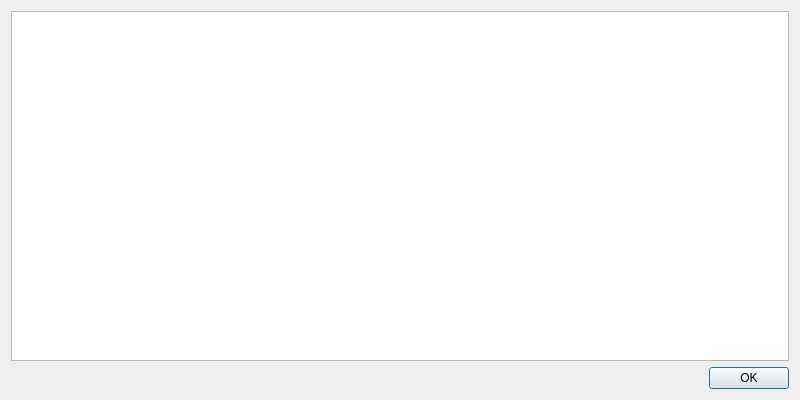
<?xml version="1.0" encoding="UTF-8"?>
<ui version="4.0">
 <class>DatabaseErrorDialog</class>
 <widget class="QDialog" name="DatabaseErrorDialog">
  <property name="geometry">
   <rect>
    <x>0</x>
    <y>0</y>
    <width>800</width>
    <height>400</height>
   </rect>
  </property>
  <property name="windowTitle">
   <string>Little Navmap - Load Scenery Library Errors</string>
  </property>
  <layout class="QVBoxLayout" name="verticalLayout">
   <item>
    <widget class="QTextBrowser" name="textBrowserDatabaseErrors">
     <property name="textInteractionFlags">
      <set>Qt::TextBrowserInteraction</set>
     </property>
     <property name="openExternalLinks">
      <bool>false</bool>
     </property>
     <property name="openLinks">
      <bool>false</bool>
     </property>
    </widget>
   </item>
   <item>
    <widget class="QDialogButtonBox" name="buttonBoxDatabaseErrors">
     <property name="orientation">
      <enum>Qt::Horizontal</enum>
     </property>
     <property name="standardButtons">
      <set>QDialogButtonBox::Ok</set>
     </property>
    </widget>
   </item>
  </layout>
 </widget>
 <resources/>
 <connections>
  <connection>
   <sender>buttonBoxDatabaseErrors</sender>
   <signal>accepted()</signal>
   <receiver>DatabaseErrorDialog</receiver>
   <slot>accept()</slot>
   <hints>
    <hint type="sourcelabel">
     <x>248</x>
     <y>254</y>
    </hint>
    <hint type="destinationlabel">
     <x>157</x>
     <y>274</y>
    </hint>
   </hints>
  </connection>
  <connection>
   <sender>buttonBoxDatabaseErrors</sender>
   <signal>rejected()</signal>
   <receiver>DatabaseErrorDialog</receiver>
   <slot>reject()</slot>
   <hints>
    <hint type="sourcelabel">
     <x>316</x>
     <y>260</y>
    </hint>
    <hint type="destinationlabel">
     <x>286</x>
     <y>274</y>
    </hint>
   </hints>
  </connection>
 </connections>
</ui>
